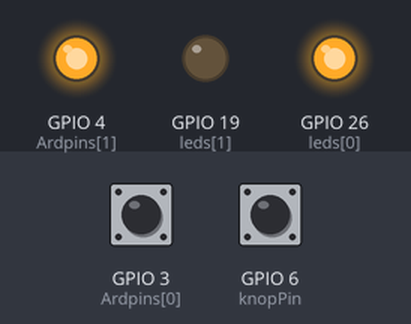
Bench run of a program on a simulated Raspberry Pi (BCM pin numbers). Shown: output pins drawn as LEDs (lit = HIGH). Inputs (shaded band) come from the test bench; at power-on: GPIO 3 (Ardpins[0]) HIGH, GPIO 6 (knopPin) HIGH.

Above: at 1.2 s.
1.3 s: GPIO 3 (Ardpins[0]) pulled LOW for 0.15 s
At 1.39 s:
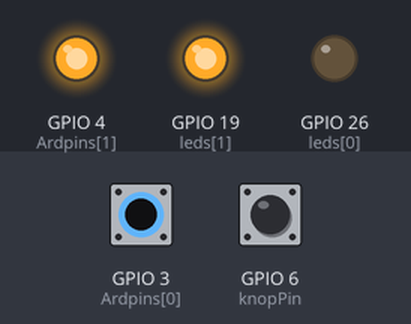
2.9 s: GPIO 6 (knopPin) pulled LOW for 0.15 s
At 2.97 s:
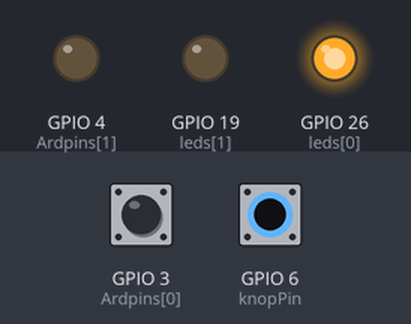
4.5 s: GPIO 6 (knopPin) pulled LOW for 3.2 s
At 8.9 s:
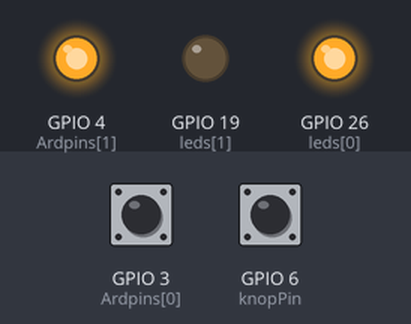
9.2 s: GPIO 3 (Ardpins[0]) pulled LOW for 3.2 s
At 10.4 s:
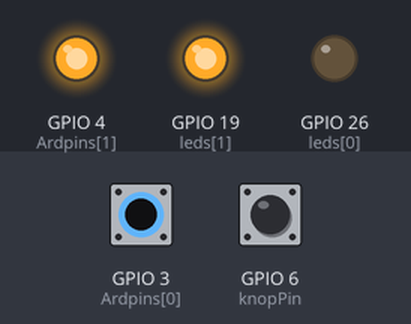
Timing chart, 0 to 13.9 s (numbered marks = the images above; inputs shaded):
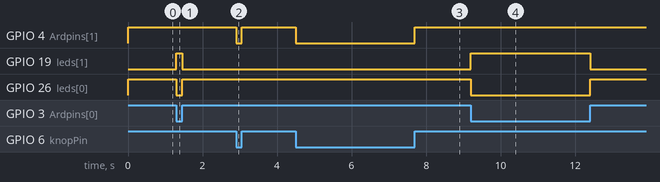

The program:

8d.py
```python
#bron Jeremy
import RPi.GPIO as GPIO

knopPin = 6
leds = [26, 19]
Ardpins = [3, 4]

GPIO.setmode(GPIO.BCM)

GPIO.setup(knopPin, GPIO.IN, pull_up_down=GPIO.PUD_UP)
GPIO.setup(leds[0], GPIO.OUT)
GPIO.setup(leds[1], GPIO.OUT)
GPIO.setup(Ardpins[0], GPIO.IN)
GPIO.setup(Ardpins[1], GPIO.OUT)

#functie voor het regelen van de pinnen
while True:
    GPIO.output(Ardpins[1], GPIO.input(knopPin))

    if GPIO.input(Ardpins[0]) == GPIO.HIGH:
        GPIO.output(leds[0], GPIO.HIGH)
        GPIO.output(leds[1], GPIO.LOW)
    else:
        GPIO.output(leds[1], GPIO.HIGH)
        GPIO.output(leds[0], GPIO.LOW)
```

Measured:
- after the input at 1.3 s, GPIO 19 (leds[1]): LOW → HIGH at once, → LOW 0.15 s later; GPIO 26 (leds[0]): HIGH → LOW at once, → HIGH 0.15 s later
- after the input at 2.9 s, GPIO 4 (Ardpins[1]): HIGH → LOW at once, → HIGH 0.15 s later
- after the input at 4.5 s, GPIO 4 (Ardpins[1]): HIGH → LOW at once, → HIGH 3.2 s later
- after the input at 9.2 s, GPIO 19 (leds[1]): LOW → HIGH at once, → LOW 3.2 s later; GPIO 26 (leds[0]): HIGH → LOW at once, → HIGH 3.2 s later
